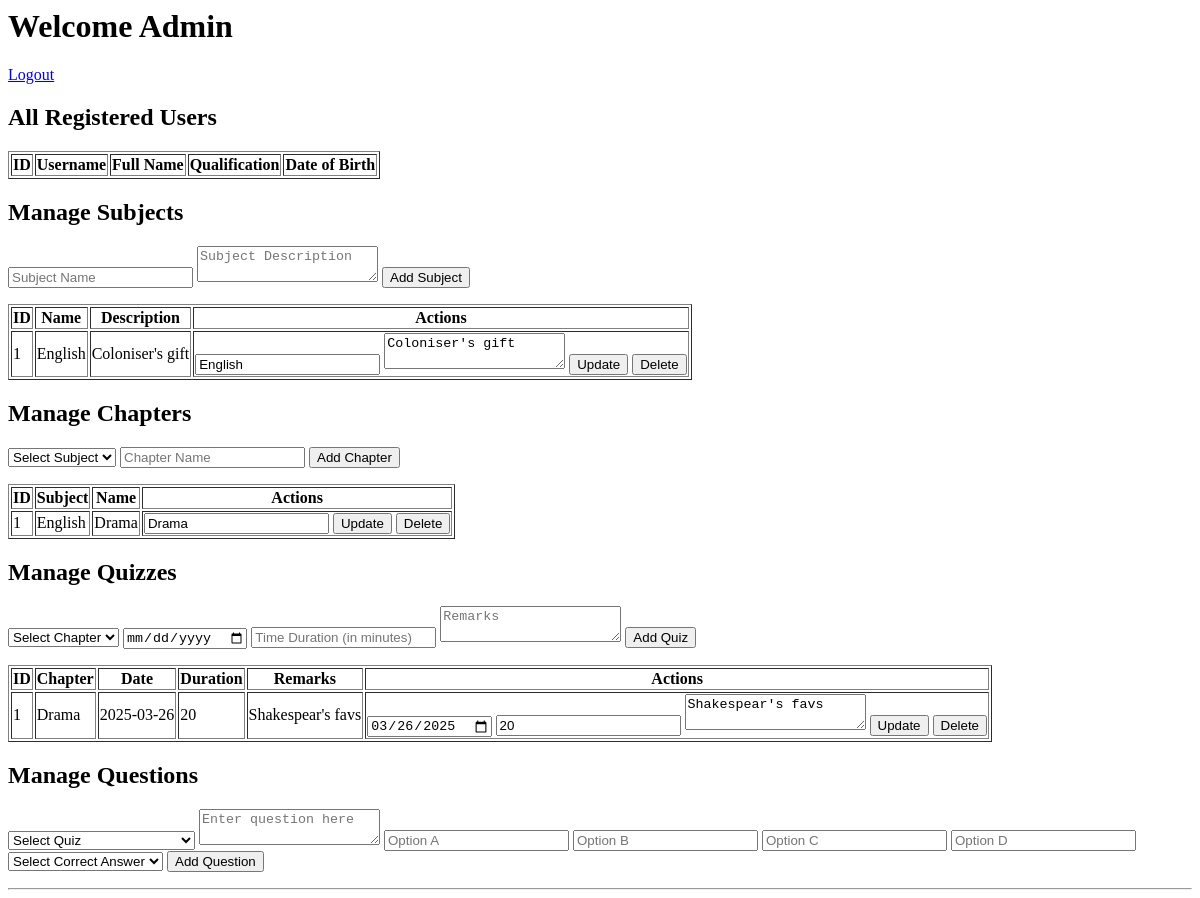
The app's page /admin_dashboard (signed in), older data.
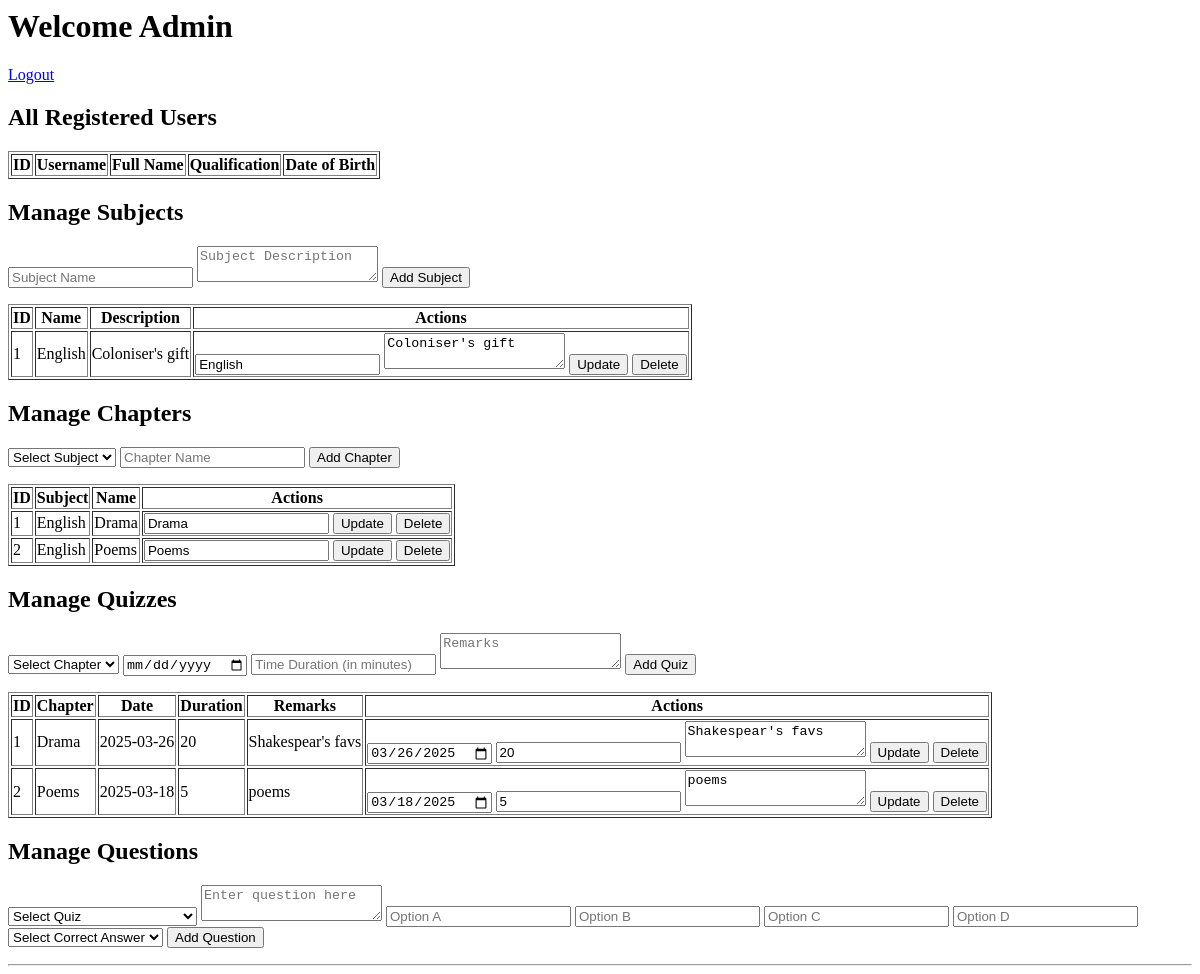
The same page, newer data.
### models/models.py (models this page shows)
class Subject(db.Model):
    id = db.Column(db.Integer, primary_key=True)
    name = db.Column(db.String(100), unique=True, nullable=False)
    description = db.Column(db.Text)
    chapters = db.relationship('Chapter', backref='subject', lazy=True)

class Chapter(db.Model):
    id = db.Column(db.Integer, primary_key=True)
    name = db.Column(db.String(100), nullable=False)
    subject_id = db.Column(db.Integer, db.ForeignKey('subject.id'), nullable=False)
    quizzes = db.relationship('Quiz', backref='chapter', lazy=True)

class Quiz(db.Model):
    id = db.Column(db.Integer, primary_key=True)
    chapter_id = db.Column(db.Integer, db.ForeignKey('chapter.id'), nullable=False)
    date_of_quiz = db.Column(db.Date)
    time_duration = db.Column(db.Integer)  # Store duration in minutes
    remarks = db.Column(db.Text)
    questions = db.relationship('Question', backref='quiz', lazy=True)

### app.py (the view, shortened to what this page needs)
@app.route('/admin_dashboard', methods=['GET', 'POST'])
@app.route('/admin_dashboard', methods=['GET', 'POST'])
def admin_dashboard():
    if 'admin_logged_in' not in session:
        return redirect(url_for('auth.admin_login'))
    users = User.query.all()
    subjects = Subject.query.all()
    chapters = Chapter.query.all()
    quizzes = Quiz.query.all()
    return render_template('admin_dashboard.html', users=users, subjects=subjects, chapters=chapters, quizzes=quizzes)

### templates/admin_dashboard.html (shortened to what the changed rows need)
<h1>Welcome Admin</h1>
<h2>All Registered Users</h2>
<table border="1">
    <thead>
        <tr>
            <th>ID</th>
            <th>Username</th>
            <th>Full Name</th>
            <th>Qualification</th>
            <th>Date of Birth</th>
        </tr>
    </thead>
</table>
<h2>Manage Subjects</h2>
<table border="1">
    <thead>
        <tr>
            <th>ID</th>
            <th>Name</th>
            <th>Description</th>
            <th>Actions</th>
        </tr>
    </thead>
    <tbody>
        {% for subject in subjects %}
        <tr>
            <td>{{ subject.id }}</td>
            <td>{{ subject.name }}</td>
            <td>{{ subject.description or 'N/A' }}</td>
            <td>
                <form method="POST" action="{{ url_for('admin_dashboard') }}" style="display:inline;">
                    <input type="text" name="name" value="{{ subject.name }}" required>
                    <textarea name="description">{{ subject.description }}</textarea>
                    <button type="submit">Update</button>
                </form>
                <form method="POST" action="{{ url_for('admin_dashboard') }}" style="display:inline;">
                    <button type="submit" onclick="return confirm('Are you sure?')">Delete</button>
                </form>
            </td>
        </tr>
        {% endfor %}
    </tbody>
</table>
<h2>Manage Chapters</h2>
<table border="1">
    <thead>
        <tr>
            <th>ID</th>
            <th>Subject</th>
            <th>Name</th>
            <th>Actions</th>
        </tr>
    </thead>
    <tbody>
        {% for chapter in chapters %}
        <tr>
            <td>{{ chapter.id }}</td>
            <td>{{ chapter.subject.name }}</td>
            <td>{{ chapter.name }}</td>
            <td>
                <form method="POST" action="{{ url_for('admin_dashboard') }}" style="display:inline;">
                    <input type="text" name="name" value="{{ chapter.name }}" required>
                    <button type="submit">Update</button>
                </form>
                <form method="POST" action="{{ url_for('admin_dashboard') }}" style="display:inline;">
                    <button type="submit" onclick="return confirm('Are you sure?')">Delete</button>
                </form>
            </td>
        </tr>
        {% endfor %}
    </tbody>
</table>
<h2>Manage Quizzes</h2>
<table border="1">
    <thead>
        <tr>
            <th>ID</th>
            <th>Chapter</th>
            <th>Date</th>
            <th>Duration</th>
            <th>Remarks</th>
            <th>Actions</th>
        </tr>
    </thead>
    <tbody>
        {% for quiz in quizzes %}
        <tr>
            <td>{{ quiz.id }}</td>
            <td>{{ quiz.chapter.name }}</td>
            <td>{{ quiz.date_of_quiz }}</td>
            <td>{{ quiz.time_duration }}</td>
            <td>{{ quiz.remarks or 'N/A' }}</td>
            <td>
                <form method="POST" action="{{ url_for('admin_dashboard') }}" style="display:inline;">
                    <input type="date" name="date_of_quiz" value="{{ quiz.date_of_quiz }}" required>
                    <input type="text" name="time_duration" value="{{ quiz.time_duration }}" required>
                    <textarea name="remarks">{{ quiz.remarks }}</textarea>
                    <button type="submit">Update</button>
                </form>
                <form method="POST" action="{{ url_for('admin_dashboard') }}" style="display:inline;">
                    <button type="submit" onclick="return confirm('Are you sure?')">Delete</button>
                </form>
            </td>
        </tr>
        {% endfor %}
    </tbody>
</table>
<h2>Manage Questions</h2>

Row changes from the older to the newer data that the page shows:
added Chapter: id "2", subject.name "English", name "Poems"
added Quiz: id "2", chapter.name "Poems", date_of_quiz "2025-03-18", time_duration "5", remarks "poems", date_of_quiz "03/18/2025"
